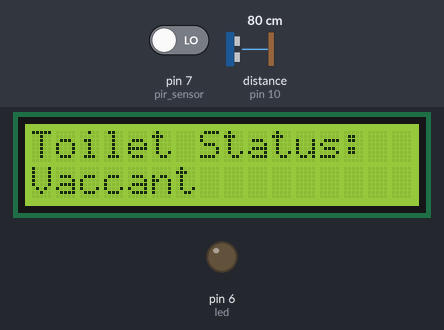
This sketch was run on a simulated Arduino Uno, built with avr-gcc and run on an emulated ATmega328P. On the bench: 16×2 character LCD, output pins drawn as LEDs (lit = HIGH). Wiring (inferred from the names in the program): ultrasonic range finder: trigger pin 9; echo pin 10. The inputs (shaded band) are chosen by the test bench; at power-on: pin 7 (pir_sensor) LOW, distance to the obstacle (sensor on pin 10) 80 cm. The echo pulse lasts 58.3 µs per cm; pins used as bus, display or sensor lines are not drawn.

Above: at 1.2 s.
1.3 s: pin 7 (pir_sensor) driven HIGH
At 2.2 s:
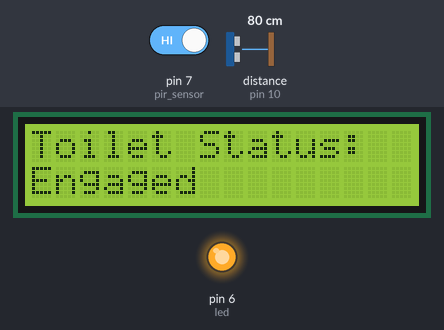
2.8 s: pin 7 (pir_sensor) driven LOW
At 4.5 s:
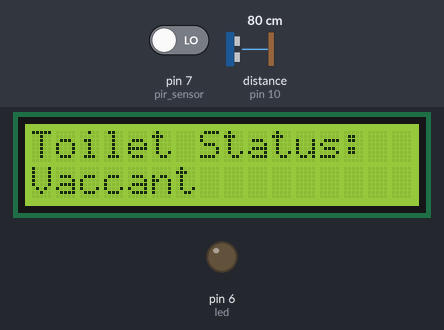
Timing chart, 0 to 6.0 s (numbered marks = the images above; inputs shaded):
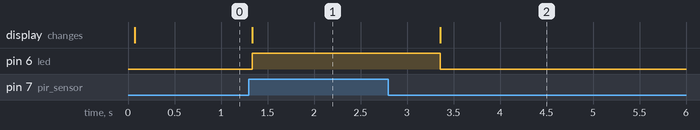

Measured:
- after the input at 1.3 s, pin 6 (led): LOW → HIGH at once; the display: changes at once (image 1)
- after the input at 2.8 s, pin 6 (led): HIGH → LOW after 0.56 s; the display: changes after 0.56 s (image 2)

The sketch:

washroom_sys1.ino
```cpp
#include <LiquidCrystal.h> //Load Liquid Crystal Library
const int rs = 12, en = 11, d4 = 5, d5 = 4, d6 = 3, d7 = 2;
LiquidCrystal lcd(rs, en, d4, d5, d6, d7); //Create Liquid Crystal Object called LCD

int trigPin=9; //Sensor Trip pin connected to Arduino pin 9
int echoPin=10;  //Sensor Echo pin connected to Arduino pin 10
int myCounter=0;  //declare your variable myCounter and set to 0
//int servoControlPin=6; //Servo control line is connected to pin 6
float pingTime;  //time for ping to travel from sensor to target and return
float targetDistance; //Distance to Target in inches
float speedOfSound=776.5; //Speed of sound in miles per hour when temp is 77 degrees.

int led = 6;                // the pin that the LED is atteched to
int pir_sensor = 7;              // the pin that the sensor is atteched to
int pir_state = LOW;             // by default, no motion detected
int pir_val = 0;                 // variable to store the sensor status (value)


void setup() {

Serial.begin(9600);
pinMode(trigPin, OUTPUT);
pinMode(echoPin, INPUT);
pinMode(led, OUTPUT);      // initalize LED as an output
pinMode(pir_sensor, INPUT);    // initialize sensor as an input


lcd.begin(16,2); //Tell Arduino to start your 16 column 2 row LCD
lcd.setCursor(0,0);  //Set LCD cursor to upper left corner, column 0, row 0
lcd.print("Toilet Status:");  //Print Message on First Row
}

void loop() {

  digitalWrite(trigPin, LOW); //Set trigger pin low
  delayMicroseconds(2000); //Let signal settle
  digitalWrite(trigPin, HIGH); //Set trigPin high
  delayMicroseconds(15); //Delay in high state
  digitalWrite(trigPin, LOW); //ping has now been sent
  delayMicroseconds(10); //Delay in high state

  pingTime = pulseIn(echoPin, HIGH);  //pingTime is presented in microceconds
  pingTime=pingTime/1000000; //convert pingTime to seconds by dividing by 1000000 (microseconds in a second)
  pingTime=pingTime/3600; //convert pingtime to hourse by dividing by 3600 (seconds in an hour)
  targetDistance= speedOfSound * pingTime;  //This will be in miles, since speed of sound was miles per hour
  targetDistance=targetDistance/2; //Remember ping travels to target and back from target, so you must divide by 2 for actual target distance.
  targetDistance= targetDistance*63360;    //Convert miles to inches by multipling by 63360 (inches per mile)
  targetDistance= targetDistance*2.54;  //inches to centimeters

  lcd.setCursor(0,1);  //Set cursor to first column of second row
  lcd.print("                "); //Print blanks to clear the row
  lcd.setCursor(0,1);   //Set Cursor again to first column of second row
  /**
  if (targetDistance < 150){
    lcd.print(targetDistance); //Print measured distance
  	lcd.print(" cm");  //Print your units.
  	delay(250); //pause to let things settle
  }
  **/

  pir_val = digitalRead(pir_sensor);   // read sensor value
  if (pir_val == HIGH) {           // check if the sensor is HIGH
    digitalWrite(led, HIGH);   // turn LED ON
    lcd.print("Engaged"); //Print room availability
  	delay(1000); //pause to let things settle

    if (pir_state == LOW) {
      //Serial.println("Motion detected!");
      pir_state = HIGH;       // update variable state to HIGH
    }
  }
  else {
      digitalWrite(led, LOW); // turn LED OFF
      lcd.print("Vaccant"); //Print room availability
      delay(200);             // delay 200 milliseconds

      if (pir_state == HIGH){
        //Serial.println("Motion stopped!");
        pir_state = LOW;       // update variable state to LOW
    }
  }


  }  
```
